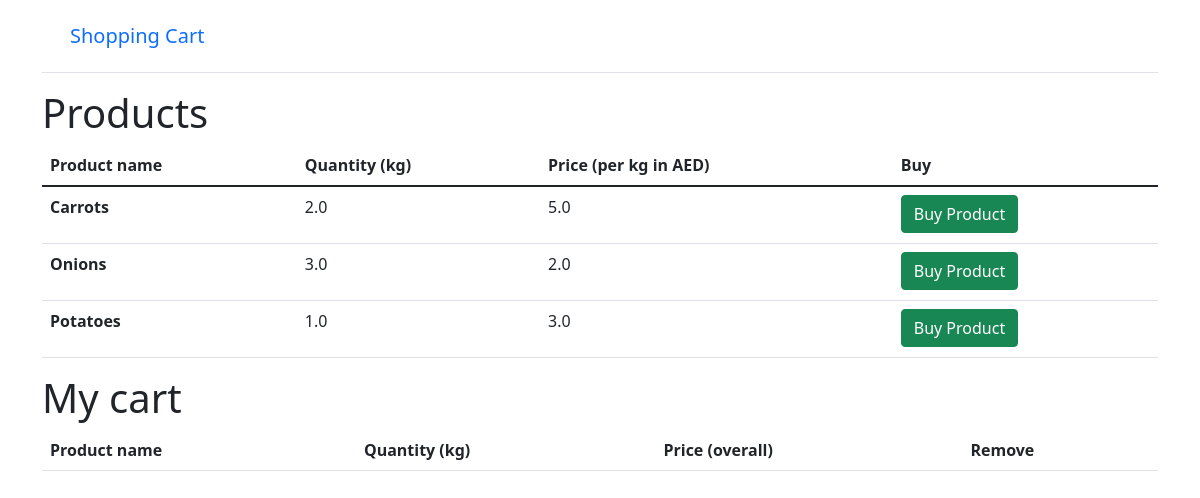
Before: / (signed in) with the older database file.
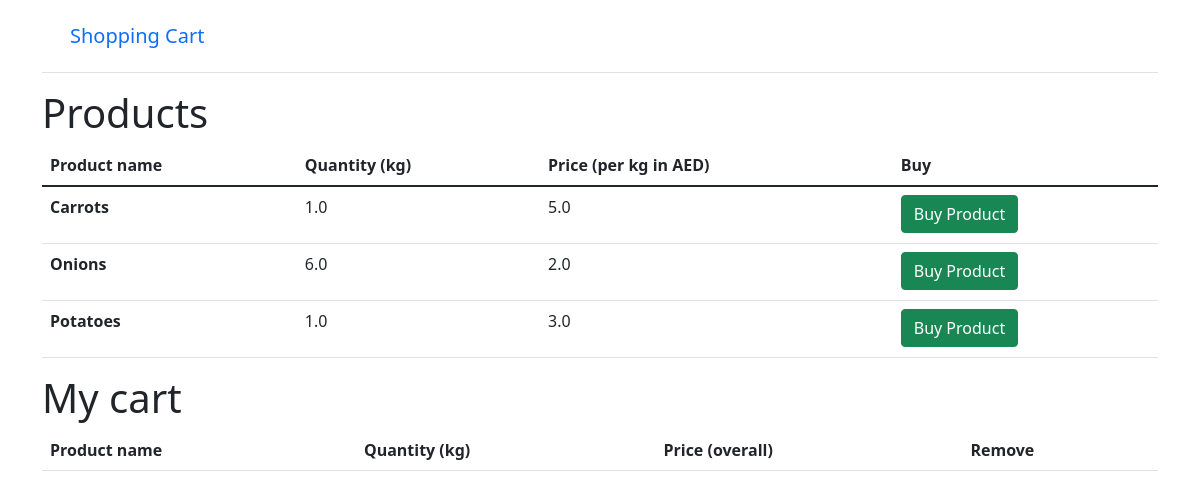
After: the same page with the newer database file.
### cart/models.py (models this page shows)
class Product(
    models.Model
):  # Model which represents the product object, which has a name, a quantity,and a price
    product_name = models.CharField(max_length=140)
    quantity = models.FloatField(default=0)
    price = models.FloatField(default=0)
    def __str__(self):  # String for representing the Model object
        return self.product_name

### cart/views.py (the view)
# urls.py: path("", CartAndProductView, name="cart"),
def CartAndProductView(
    request,
):  # A fucntion that creates the view for the cart.html page
    try:
        cart = Cart.objects.get(cart_id=_card_id(request))
    except Cart.DoesNotExist:
        cart = Cart.objects.create(cart_id=_card_id(request))
        cart.save()
    cart_product = CartProduct.objects.filter(cart=cart)
    products = Product.objects.all()
    context = {
        "products": products,
        "carts": cart_product,
    }
    return render(request, "cart.html", context)

### cart/views.py (called while the page is built)
def _card_id(request):  # A function that gets the current session key and returns it
    cart = request.session.session_key
    if not cart:
        request.session.create()
        cart = request.session.session_key
    return cart

### templates/cart.html (shortened to what this page needs)
{% extends "base.html" %}
{% block content %}
<h1>Products</h1>
<table class="table table-hover">
    <thead>
      <tr>
        <th scope="col">Product name</th>
        <th scope="col">Quantity (kg)</th>
        <th scope="col">Price (per kg in AED)</th>
        <th scope="col">Buy</th>
      </tr>
    </thead>
    <tbody>
{% for product in products %}
    <tr>
        <th scope="row"><p>{{ product }}</p></th>
        <td>{{ product.quantity }}</td>
        <td>{{ product.price }}</td>
        <td>
            <form action="{% url 'ProductBuy' product.pk %}" method="post">
            <input type="submit" class="btn btn-success" value="Buy Product">
        </form>
        </td>
      </tr>
{% endfor %}
    </tbody>
</table>
<h1>My cart</h1>
<table class="table table-hover">
    <thead>
      <tr>
        <th scope="col">Product name</th>
        <th scope="col">Quantity (kg)</th>
        <th scope="col">Price (overall)</th>
        <th scope="col">Remove</th>
      </tr>
    </thead>
</table>
{% endblock content %}

### templates/base.html (shortened to what this page needs)
{% load static %}
<!DOCTYPE html>
<html>
<head>
  <link href="https://cdn.jsdelivr.net/npm/bootstrap@5.1.3/dist/css/bootstrap.min.css" rel="stylesheet">
</head>
<body>
    <div class="container">
        <header class="p-3 mb-3 border-bottom">
          <div class="container">
            <div class="d-flex flex-wrap align-items-center justify-content-center
              justify-content-lg-start">
              <a class="navbar-brand" href="{% url 'cart' %}">Shopping Cart</a>
            </div>
        </div>
    </header>
    <main>
      {% block content %}
      {% endblock content %}
    </main>
  </div>
</body>
</html>

Changed rows visible on the page:
changed Product "Carrots": quantity "2.0" → "1.0"
changed Product "Onions": quantity "3.0" → "6.0"
